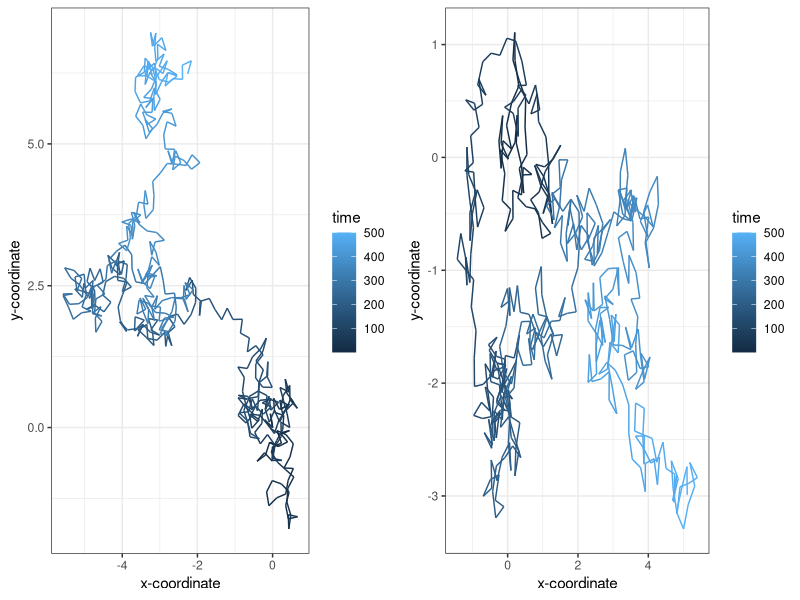

Source code (R):
#install.packages("ggplot2")
#install.packages("gridExtra")

library(ggplot2)
library(gridExtra)

set.seed(123)

random_walk  <- function (n_steps) {
  
  df <- data.frame(x = rep(NA, n_steps), y = rep(NA, n_steps), time = 1:n_steps)
  
  df[1,] <- c(0,0,1)
  
  for (i in 2:n_steps) {
    
    h <- 0.25
    
    angle <- runif(1, min = 0, max = 2*pi)
    
    df[i,1] <- df[i-1,1] + cos(angle)*h
    
    df[i,2] <- df[i-1,2] + sin(angle)*h
    
    df[i,3] <- i
    
  }
  
  return(df)
  
}

set.seed(123)

data1 <- random_walk(500)

plot1 <- ggplot(aes(x = x, y = y), data = data1) +
  
  geom_path(aes(colour = time)) +
  
  theme_bw() +
  
  xlab("x-coordinate") +
  
  ylab("y-coordinate")

set.seed(456)

data2 <- random_walk(500)

plot2 <- ggplot(aes(x = x, y = y), data = data2) +
  
  geom_path(aes(colour = time)) +
  
  theme_bw() +
  
  xlab("x-coordinate") +
  
  ylab("y-coordinate")

grid.arrange(plot1, plot2, ncol=2)